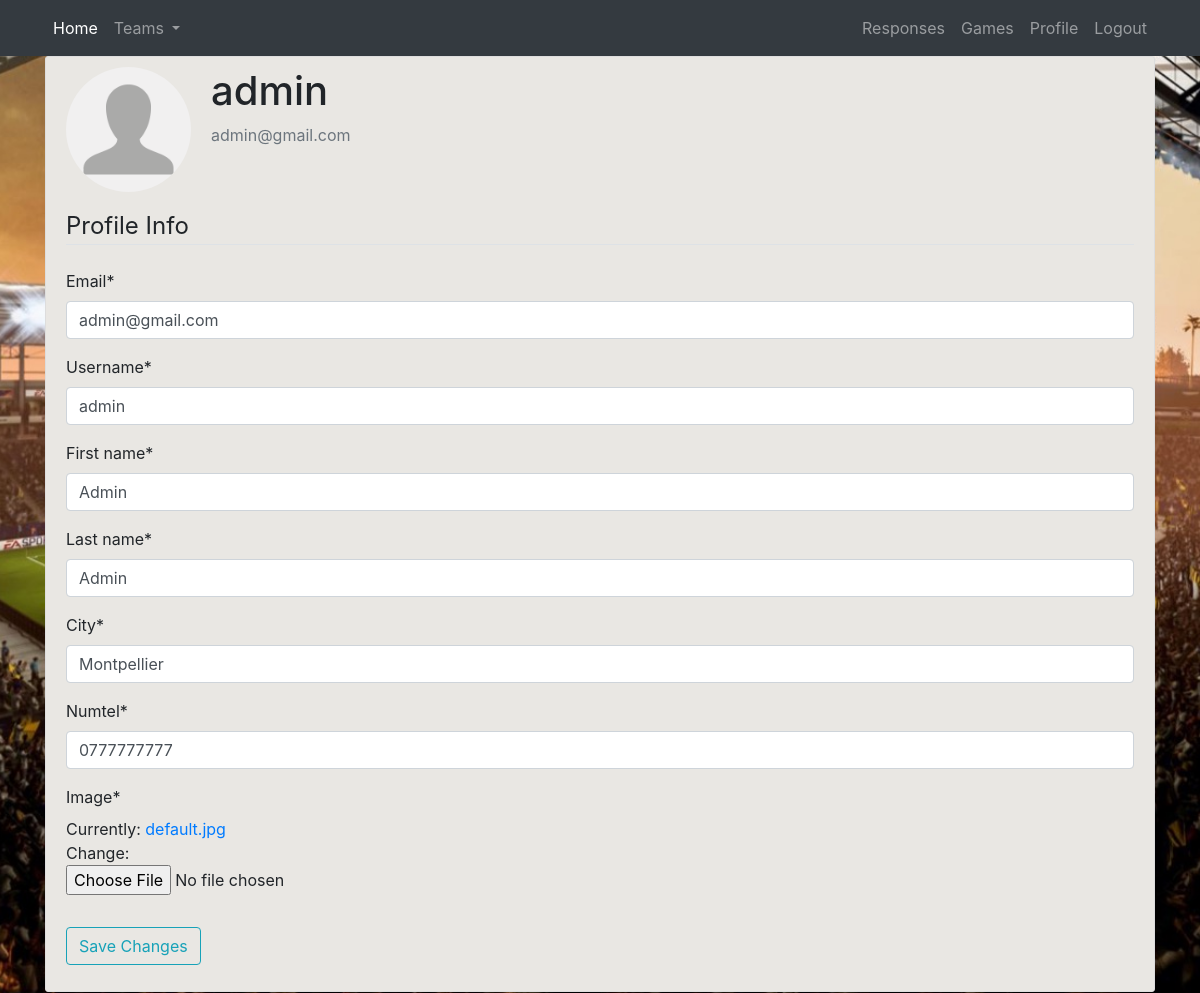
Screenshot of /profile/ (signed in) with the database file from the repository.
### account/models.py (models this page shows, shortened)
class Account(AbstractBaseUser):
	username = models.CharField(max_length=30, unique=True)
	first_name = models.CharField(max_length=30, unique=False)
	last_name = models.CharField(max_length=30, unique=False)
	email = models.EmailField(verbose_name="email", max_length=60, unique=True)
	is_captain = models.BooleanField(default=False)
	city = models.CharField(max_length=30)
	numTel = models.CharField(verbose_name="phone", max_length=10, unique=True)
	image = models.ImageField(default='default.jpg', upload_to='profile_pics')
	date_joined = models.DateTimeField(verbose_name='date joined', auto_now_add=True)
	last_login = models.DateTimeField(verbose_name='last login', auto_now=True)
	is_admin = models.BooleanField(default=False)
	is_active = models.BooleanField(default=True)
	is_staff = models.BooleanField(default=False)
	is_superuser = models.BooleanField(default=False)
	USERNAME_FIELD = 'email'
	REQUIRED_FIELDS = ['username','first_name','last_name','is_captain', 'city', 'numTel']
	objects = MyAccountManager()

### account/views.py (the view)
# urls.py: path('profile/', account_views.profile_view, name='profile'),
@login_required
def profile_view(request):
	if request.method == 'POST':
		a_form = AccountUpdateForm(request.POST, instance=request.user)
		context = {'a_form':a_form}
		if a_form.is_valid():
			a_form.save()
			messages.success(request, f'Your account has been updated!')
			return redirect('profile')
	else:
		a_form = AccountUpdateForm(instance=request.user)
	context = {
		'a_form': a_form
	}
	return render(request, 'account/profile.html', context)

### account/forms.py
class AccountUpdateForm(forms.ModelForm):
	email = forms.EmailField()
	numTel = forms.CharField(required=True)
	class Meta:
		model = Account
		fields = ('email', 'username', 'first_name', 'last_name', 'city', 'numTel', 'image')

### account/templates/account/profile.html (shortened to what this page needs)
{% extends "project/base.html" %}
{% load crispy_forms_tags %}
{% block content %}
	<div class="profile-section">
		<div class="media">
			<img class="rounded-circle account-img" src="{{ user.image.url }}">
			<div class="media-body">
				<h2 class="account-heading">{{ user.username }}</h2>
				<p class="text-secondary">{{ user.email }}</p>
			</div>
		</div>
		<form method="POST" enctype="multipart/form-data">
			<fieldset class="form-group">
				<legend class="border-bottom mb-4">Profile Info</legend>
				{{ a_form|crispy }}
			</fieldset>
			<div class="form-group">
				<button class="btn btn-outline-info" type="submit">Save Changes</button>
			</div>
		</form>
	</div>
{% endblock content %}

### project/static/project/main3.css (style rules this page uses)
body { background-image: url("./home-image2.jpg"); background-attachment: fixed; background-position: center; background-repeat: no-repeat; background-size: cover; }
.profile-section { background: #E9E7E3; padding: 10px 20px; border: 1px solid #dddddd; border-radius: 3px; margin-bottom: 20px; }
.account-img { height: 125px; width: 125px; margin-right: 20px; margin-bottom: 16px; }
.account-heading { font-size: 2.5rem; }

### rows the page displays
Account: image (placeholder picture), username "admin", email "admin@gmail.com", first_name "Admin", last_name "Admin", city "Montpellier", numTel "0777777777"
